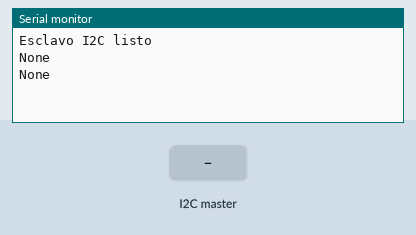
The sketch below on a simulated ESP32. Parts: the last lines printed to the serial monitor. The test bench sets the inputs (shaded band).

Above: at 1.2 s.
1.3 s: the I2C master sends the byte 1
At 1.49 s:
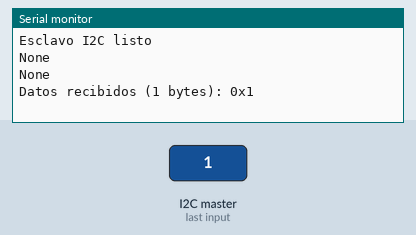
2.8 s: the I2C master sends the byte 90
At 2.99 s:
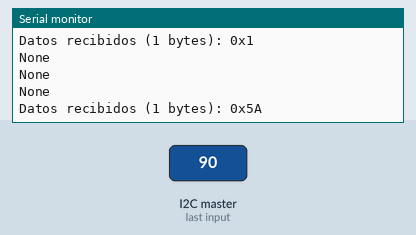
4.3 s: the I2C master sends the byte 200
At 4.5 s:
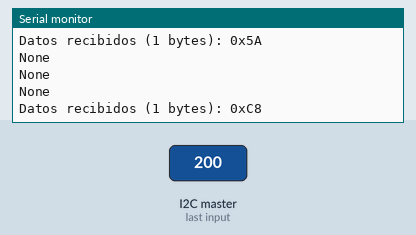

The sketch:

I2C_SLAVE_TEST.ino
```cpp
#include "I2C_SLAVE.h"

I2C_SLAVE slave(0x42, 16, 17);

void setup() {
  Serial.begin(115200);
  Serial.println("Esclavo I2C listo");
}

void loop() {
  if (slave.isDataAvailable()) {
    uint8_t len;
    uint8_t* data = slave.getData(len);

    Serial.print("Datos recibidos (");
    Serial.print(len);
    Serial.print(" bytes): ");

    for (uint8_t i = 0; i < len; i++) {
      Serial.print("0x");
      Serial.print(data[i], HEX);
      Serial.print(" ");
    }
    Serial.println();
  } else {
    // Solo imprime "None" cada medio segundo para no saturar
    static unsigned long lastPrint = 0;
    if (millis() - lastPrint > 500) {
      Serial.println("None");
      lastPrint = millis();
    }
  }

  delay(10); // Pequeña pausa para evitar rebote del watchdog
}
```

I2C_SLAVE.cpp
```cpp
#include "I2C_SLAVE.h"

I2C_SLAVE* I2C_SLAVE::_self = nullptr;

I2C_SLAVE::I2C_SLAVE(uint8_t address, int sdaPin, int sclPin)
: _dataLen(0), _dataAvailable(false) {
    _self = this;
    Wire1.begin(address, sdaPin, sclPin, 100000);
    Wire1.onReceive(onReceiveHandler);
}

bool I2C_SLAVE::isDataAvailable() {
    return _dataAvailable;
}

uint8_t* I2C_SLAVE::getData(uint8_t &len) {
    len = _dataLen;
    _dataAvailable = false; // Marcar como leído
    return _buffer;
}

void I2C_SLAVE::clearData() {
    _dataLen = 0;
    _dataAvailable = false;
}

void I2C_SLAVE::onReceiveHandler(int numBytes) {
    if (_self == nullptr) return;

    _self->_dataLen = 0; // Reiniciar buffer
    while (Wire1.available() && _self->_dataLen < I2C_BUFFER_SIZE) {
        _self->_buffer[_self->_dataLen++] = Wire1.read();
    }
    _self->_dataAvailable = (_self->_dataLen > 0);
}
```

I2C_SLAVE.h
```cpp
#ifndef I2C_SLAVE_h
#define I2C_SLAVE_h

#include "Arduino.h"
#include <Wire.h>

#define I2C_BUFFER_SIZE 32  // Tamaño máximo del buffer

class I2C_SLAVE {
public:
    I2C_SLAVE(uint8_t address, int sdaPin, int sclPin);

    bool isDataAvailable();           // ¿Hay nuevos datos?
    uint8_t* getData(uint8_t &len);   // Devuelve puntero al buffer y la longitud
    void clearData();                  // Limpia el buffer manualmente

private:
    static void onReceiveHandler(int numBytes);

    uint8_t _buffer[I2C_BUFFER_SIZE];
    uint8_t _dataLen;
    volatile bool _dataAvailable;      // volatile porque se modifica en ISR

    static I2C_SLAVE* _self;
};

#endif
```

Measured:
- after the input at 1.3 s, the serial monitor: prints a new line after 0.06 s (image 1)
- after the input at 2.8 s, the serial monitor: prints a new line after 0.06 s (image 2)
- after the input at 4.3 s, the serial monitor: prints a new line after 0.06 s (image 3)
